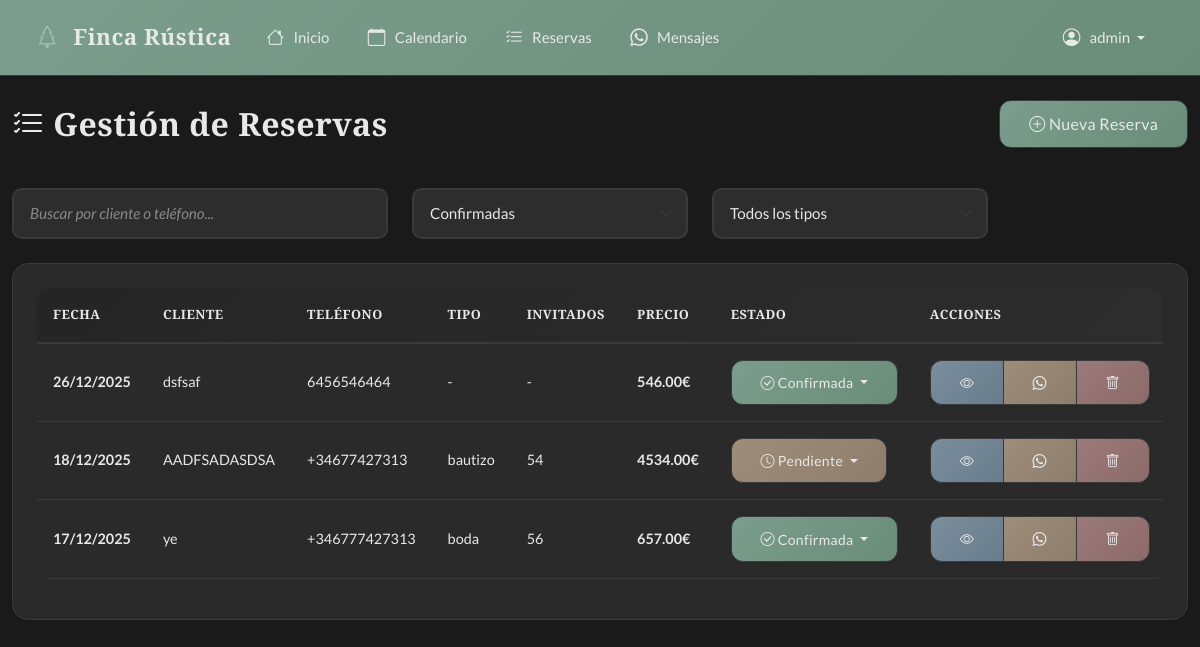
Page /reservas (signed in) on the committed database.
### app.py (models this page shows, shortened)
class User(UserMixin, db.Model):
    id = db.Column(db.Integer, primary_key=True)
    username = db.Column(db.String(80), unique=True, nullable=False)
    email = db.Column(db.String(120), unique=True, nullable=False)
    password_hash = db.Column(db.String(200), nullable=False)
    is_admin = db.Column(db.Boolean, default=False)
    created_at = db.Column(db.DateTime, default=datetime.utcnow)

class Reserva(db.Model):
    id = db.Column(db.Integer, primary_key=True)
    cliente_nombre = db.Column(db.String(100), nullable=False)
    cliente_telefono = db.Column(db.String(20), nullable=False)
    cliente_email = db.Column(db.String(120))
    fecha_evento = db.Column(db.Date, nullable=False)
    hora_inicio = db.Column(db.Time, nullable=False)
    hora_fin = db.Column(db.Time, nullable=False)
    num_invitados = db.Column(db.Integer)
    tipo_celebracion = db.Column(db.String(50))
    precio = db.Column(db.Float)
    anticipo = db.Column(db.Float, default=0)
    estado = db.Column(db.String(20), default='confirmada')
    notas = db.Column(db.Text)
    created_at = db.Column(db.DateTime, default=datetime.utcnow)
    updated_at = db.Column(db.DateTime, default=datetime.utcnow, onupdate=datetime.utcnow)
    user_id = db.Column(db.Integer, db.ForeignKey('user.id'))
    mensajes = db.relationship('Mensaje', backref='reserva', lazy=True, cascade='all, delete-orphan')

### app.py (the view)
@app.route('/reservas')
@login_required
def reservas():
    reservas_list = Reserva.query.order_by(Reserva.fecha_evento.desc()).all()
    return render_template('reservas.html', reservas=reservas_list)

### app.py (called while the page is built)
@app.before_request
def detect_mobile():
    user_agent = request.headers.get('User-Agent', '').lower()
    mobile_keywords = ['mobile', 'android', 'iphone', 'ipad', 'ipod', 'blackberry', 'windows phone']
    g.is_mobile = any(keyword in user_agent for keyword in mobile_keywords)

@login_manager.user_loader
def load_user(user_id):
    return User.query.get(int(user_id))

### templates/reservas.html (shortened to what this page needs)
{% extends "base.html" %}
{% block content %}
<div class="row mb-3">
    <div class="col-12">
        <div class="d-flex justify-content-between align-items-center flex-wrap gap-2 mb-4">
            <h1 class="mb-0"><i class="bi bi-list-check"></i> Gestión de Reservas</h1>
            <button class="btn btn-success" data-bs-toggle="modal" data-bs-target="#nuevaReservaModal">
                <i class="bi bi-plus-circle"></i> <span class="d-none d-sm-inline">Nueva Reserva</span>
            </button>
        </div>
    </div>
</div>
<div class="row mb-3">
    <div class="col-md-4 mb-2">
        <input type="text" class="form-control" id="buscarReserva" placeholder="Buscar por cliente o teléfono...">
    </div>
    <div class="col-md-3 mb-2">
        <select class="form-select" id="filtroEstado">
            <option value="confirmada" selected>Confirmadas</option>
        </select>
    </div>
    <div class="col-md-3 mb-2">
        <select class="form-select" id="filtroTipo">
            <option value="">Todos los tipos</option>
        </select>
    </div>
</div>
<div class="row">
    <div class="col-12">
        <div class="card">
            <div class="card-body">
                <div class="table-responsive d-none d-md-block">
                    <table class="table table-hover" id="tablaReservas">
                        <thead class="table-success">
                            <tr>
                                <th>Fecha</th>
                                <th>Cliente</th>
                                <th class="d-none d-lg-table-cell">Teléfono</th>
                                <th class="d-none d-lg-table-cell">Tipo</th>
                                <th class="d-none d-lg-table-cell">Invitados</th>
                                <th>Precio</th>
                                <th>Estado</th>
                                <th>Acciones</th>
                            </tr>
                        </thead>
                        <tbody>
                            {% if reservas %}
                                {% for reserva in reservas %}
                                <tr data-estado="{{ reserva.estado }}" data-tipo="{{ reserva.tipo_celebracion }}">
                                    <td><strong>{{ reserva.fecha_evento.strftime('%d/%m/%Y') }}</strong></td>
                                    <td>{{ reserva.cliente_nombre }}</td>
                                    <td class="d-none d-lg-table-cell">{{ reserva.cliente_telefono }}</td>
                                    <td class="d-none d-lg-table-cell">{{ reserva.tipo_celebracion or '-' }}</td>
                                    <td class="d-none d-lg-table-cell">{{ reserva.num_invitados or '-' }}</td>
                                    <td><strong>{{ '%.2f'|format(reserva.precio or 0) }}€</strong></td>
                                    <td>
                                        <div class="dropdown">
                                            <button class="btn btn-sm dropdown-toggle
                                                {% if reserva.estado == 'confirmada' %}btn-success
                                                {% elif reserva.estado == 'pendiente' %}btn-warning
                                                {% else %}btn-danger{% endif %}"
                                                type="button" data-bs-toggle="dropdown">
                                                {% if reserva.estado == 'confirmada' %}
                                                    <i class="bi bi-check-circle"></i> Confirmada
                                                {% elif reserva.estado == 'pendiente' %}
                                                    <i class="bi bi-clock"></i> Pendiente
                                                {% else %}
                                                    <i class="bi bi-x-circle"></i> Cancelada
                                                {% endif %}
                                            </button>
                                        </div>
                                    </td>
                                    <td>
                                        <div class="btn-group btn-group-sm">
                                            <button class="btn btn-info" onclick="verDetalle({{ reserva.id }})" title="Ver detalles">
                                                <i class="bi bi-eye"></i>
                                            </button>
                                            <button class="btn btn-warning" onclick="enviarWhatsApp({{ reserva.id }}, '{{ reserva.cliente_telefono }}', '{{ reserva.cliente_nombre }}')" title="Enviar WhatsApp">
                                                <i class="bi bi-whatsapp"></i>
                                            </button>
                                            <button class="btn btn-danger" onclick="eliminarReserva({{ reserva.id }})" title="Eliminar">
                                                <i class="bi bi-trash"></i>
                                            </button>
                                        </div>
                                    </td>
                                </tr>
                                {% endfor %}
                            {% else %}
                                <tr>
                                    <td colspan="8" class="text-center text-muted py-4">No hay reservas registradas</td>
                                </tr>
                            {% endif %}
                        </tbody>
                    </table>
                </div>
            </div>
        </div>
    </div>
</div>
{% endblock %}

### templates/base.html (shortened to what this page needs)
<!DOCTYPE html>
<html lang="es">
<head>
    <link href="https://cdn.jsdelivr.net/npm/bootstrap@5.3.0/dist/css/bootstrap.min.css" rel="stylesheet">
    <link rel="stylesheet" href="https://cdn.jsdelivr.net/npm/bootstrap-icons@1.10.0/font/bootstrap-icons.css">
    <link href='https://cdn.jsdelivr.net/npm/fullcalendar@6.1.8/index.global.min.css' rel='stylesheet' />
    <link rel="stylesheet" href="{{ url_for('static', filename='css/theme-pastel.css') }}">
    <link rel="stylesheet" href="{{ url_for('static', filename='css/notifications.css') }}">
</head>
<body>
    {% if current_user.is_authenticated %}
    <nav class="navbar navbar-expand-lg navbar-dark bg-success">
        <div class="container-fluid">
            <a class="navbar-brand" href="{{ url_for('index') }}">
                <i class="bi bi-tree"></i> Finca Rústica
            </a>
            <div class="collapse navbar-collapse" id="navbarNav">
                <ul class="navbar-nav me-auto">
                    <li class="nav-item">
                        <a class="nav-link" href="{{ url_for('index') }}">
                            <i class="bi bi-house"></i> Inicio
                        </a>
                    </li>
                    <li class="nav-item">
                        <a class="nav-link" href="{{ url_for('calendario') }}">
                            <i class="bi bi-calendar"></i> Calendario
                        </a>
                    </li>
                    <li class="nav-item">
                        <a class="nav-link" href="{{ url_for('reservas') }}">
                            <i class="bi bi-list-check"></i> Reservas
                        </a>
                    </li>
                    <li class="nav-item">
                        <a class="nav-link" href="{{ url_for('mensajes') }}">
                            <i class="bi bi-whatsapp"></i> Mensajes
                        </a>
                    </li>
                </ul>
                <ul class="navbar-nav">
                    <li class="nav-item dropdown">
                        <a class="nav-link dropdown-toggle" href="#" id="userDropdown" role="button" data-bs-toggle="dropdown">
                            <i class="bi bi-person-circle"></i> {{ current_user.username }}
                        </a>
                    </li>
                </ul>
            </div>
        </div>
    </nav>
    {% endif %}
    <div class="container-fluid mt-4 pb-5">
        {% block content %}{% endblock %}
    </div>
</body>
</html>

### rows in the picture
User: username "admin"
Reserva: fecha_evento "26/12/2025", cliente_nombre "dsfsaf", cliente_telefono "6456546464", tipo_celebracion "-", num_invitados "-", precio "546.00", estado "confirmada" (drawn)
Reserva: fecha_evento "18/12/2025", cliente_nombre "AADFSADASDSA", cliente_telefono "+34677427313", tipo_celebracion "bautizo", num_invitados "54", precio "4534.00", estado "pendiente" (drawn)
Reserva: fecha_evento "17/12/2025", cliente_nombre "ye", cliente_telefono "+346777427313", tipo_celebracion "boda", num_invitados "56", precio "657.00", estado "confirmada" (drawn)
